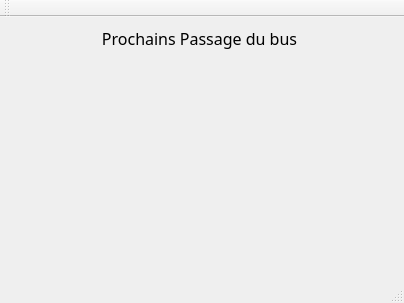
<?xml version="1.0" encoding="UTF-8"?>
<ui version="4.0">
 <class>MainWindow</class>
 <widget class="QMainWindow" name="MainWindow">
  <property name="geometry">
   <rect>
    <x>0</x>
    <y>0</y>
    <width>404</width>
    <height>303</height>
   </rect>
  </property>
  <property name="windowTitle">
   <string>MainWindow</string>
  </property>
  <widget class="QWidget" name="centralWidget">
   <widget class="QWidget" name="verticalLayoutWidget">
    <property name="geometry">
     <rect>
      <x>-1</x>
      <y>-1</y>
      <width>401</width>
      <height>241</height>
     </rect>
    </property>
    <layout class="QVBoxLayout" name="verticalLayout">
     <item>
      <widget class="QLabel" name="label">
       <property name="palette">
        <palette>
         <active>
          <colorrole role="Text">
           <brush brushstyle="SolidPattern">
            <color alpha="255">
             <red>255</red>
             <green>55</green>
             <blue>55</blue>
            </color>
           </brush>
          </colorrole>
         </active>
         <inactive>
          <colorrole role="Text">
           <brush brushstyle="SolidPattern">
            <color alpha="255">
             <red>255</red>
             <green>55</green>
             <blue>55</blue>
            </color>
           </brush>
          </colorrole>
         </inactive>
         <disabled>
          <colorrole role="Text">
           <brush brushstyle="SolidPattern">
            <color alpha="255">
             <red>120</red>
             <green>120</green>
             <blue>120</blue>
            </color>
           </brush>
          </colorrole>
         </disabled>
        </palette>
       </property>
       <property name="font">
        <font>
         <family>Bradley Hand ITC</family>
         <pointsize>12</pointsize>
        </font>
       </property>
       <property name="text">
        <string>Prochains Passage du bus</string>
       </property>
       <property name="alignment">
        <set>Qt::AlignHCenter|Qt::AlignTop</set>
       </property>
      </widget>
     </item>
    </layout>
   </widget>
  </widget>
  <widget class="QMenuBar" name="menuBar">
   <property name="geometry">
    <rect>
     <x>0</x>
     <y>0</y>
     <width>404</width>
     <height>21</height>
    </rect>
   </property>
  </widget>
  <widget class="QToolBar" name="mainToolBar">
   <attribute name="toolBarArea">
    <enum>TopToolBarArea</enum>
   </attribute>
   <attribute name="toolBarBreak">
    <bool>false</bool>
   </attribute>
  </widget>
  <widget class="QStatusBar" name="statusBar"/>
 </widget>
 <layoutdefault spacing="6" margin="11"/>
 <resources/>
 <connections/>
</ui>
